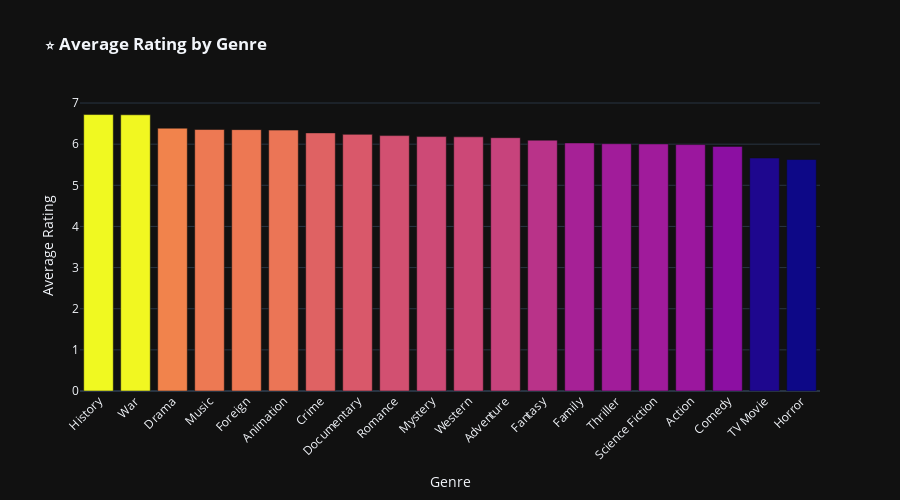

Write notebook code for a chart like this one.
### Code cell
# ── Average Rating by Genre ──
genre_ratings = []
for idx, row in df.iterrows():
    parsed = parse_json_column(row['genres'])
    for g in parsed:
        genre_ratings.append({'Genre': g['name'], 'Rating': row['vote_average']})

genre_rating_df = pd.DataFrame(genre_ratings)
avg_rating_by_genre = genre_rating_df.groupby('Genre')['Rating'].mean().sort_values(ascending=False)

fig = px.bar(
    x=avg_rating_by_genre.index, y=avg_rating_by_genre.values,
    labels={'x': 'Genre', 'y': 'Average Rating'},
    title='<b>⭐ Average Rating by Genre</b>',
    color=avg_rating_by_genre.values,
    color_continuous_scale='plasma'
)
fig.update_layout(
    template='plotly_dark',
    xaxis_tickangle=-45,
    width=900, height=500,
    coloraxis_showscale=False
)
fig.show()

### Figure 1 — Plotly figure (JSON) as saved in the notebook; plotly's stock layout.template omitted (floating-point values rounded to 4 significant figures)
{"data": [{"hovertemplate": "Genre=%{x}<br>Average Rating=%{y}<br>color=%{marker.color}<extra></extra>", "legendgroup": "", "marker": {"color": [6.72, 6.714, 6.389, 6.356, 6.353, 6.341, 6.274, 6.238, 6.208, 6.184, 6.178, 6.157, 6.097, 6.03, 6.011, 6.006, 5.99, 5.946, 5.662, 5.627], "coloraxis": "coloraxis", "pattern": {"shape": ""}}, "name": "", "orientation": "v", "showlegend": false, "textposition": "auto", "type": "bar", "x": ["History", "War", "Drama", "Music", "Foreign", "Animation", "Crime", "Documentary", "Romance", "Mystery", "Western", "Adventure", "Fantasy", "Family", "Thriller", "Science Fiction", "Action", "Comedy", "TV Movie", "Horror"], "xaxis": "x", "y": [6.72, 6.714, 6.389, 6.356, 6.353, 6.341, 6.274, 6.238, 6.208, 6.184, 6.178, 6.157, 6.097, 6.03, 6.011, 6.006, 5.99, 5.946, 5.662, 5.627], "yaxis": "y"}], "layout": {"barmode": "relative", "coloraxis": {"colorbar": {"title": {"text": "color"}}, "colorscale": [[0.0, "#0d0887"], [0.1111, "#46039f"], [0.2222, "#7201a8"], [0.3333, "#9c179e"], [0.4444, "#bd3786"], [0.5556, "#d8576b"], [0.6667, "#ed7953"], [0.7778, "#fb9f3a"], [0.8889, "#fdca26"], [1.0, "#f0f921"]], "showscale": false}, "height": 500, "legend": {"tracegroupgap": 0}, "title": {"text": "<b>⭐ Average Rating by Genre</b>"}, "width": 900, "xaxis": {"anchor": "y", "domain": [0.0, 1.0], "tickangle": -45, "title": {"text": "Genre"}}, "yaxis": {"anchor": "x", "domain": [0.0, 1.0], "title": {"text": "Average Rating"}}}}
